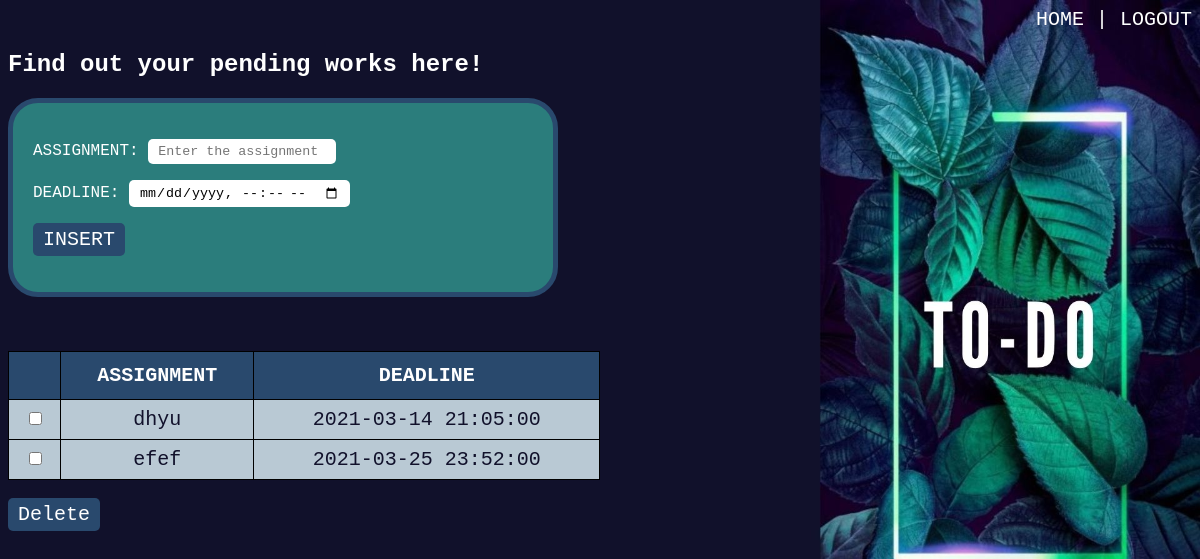
The page /todo.php (signed in) on the database its author committed.
### tables this page shows
CREATE TABLE `todo` (
  `username` varchar(100) NOT NULL,
  `assignment` varchar(200) NOT NULL,
  `dt` datetime NOT NULL
);

### display_to_do.php (the view, shortened to what this page needs)
<!DOCTYPE html>
<html>
<head>
</head>
<form action="checkbox.php" method="POST">
    <table>
    <thead>
    <?php
        include('connection.php');
        $user=$_SESSION['user2'];
        $sql="select assignment,dt from todo where username='$user' order by dt";
        $result=mysqli_query($con,$sql);
        if(mysqli_num_rows($result)>0)
        {
            echo "<tr>";
            echo "<th></th>";
            echo "<th>ASSIGNMENT</th>";
            echo "<th>DEADLINE</th>";
            echo "</tr>";
        }
        else
        {
            echo "Wohoooo no pending works!";
        }
        while($row=mysqli_fetch_array($result)):
    ?>
<tbody>
   <tr>
       <td><input type="checkbox" name="ticked[]" value="<?php echo $row["assignment"];?>"></td>
       <td><?php echo $row["assignment"];?></td>
       <td><?php echo $row["dt"];?></td>
    </tr><?php endwhile;?>
</tbody>
</table>
<input type =  "submit" id = "del" value = "Delete" name="update">
</form>
</html>

### external_css_to.css (style rules this page uses)
body { background-image:url('tobg.jpg'); background-size:cover; color:white; font-family: "Lucida Console", "Courier New", monospace; }
#btn,#del { border-radius: 5px; background-color:#29496D; border: none; color: white; padding: 5px 10px; text-align: center; font-family: "Lucida Console", "Courier New", monospace; font-size: 20px; }
table { border: 1px solid black; border-collapse: collapse; width:60%; border-color:black; font-size: 20px; }
td { text-align: center; color: #11112b; }
tr { background-color: #B9C9D4; }
td,th { border: 1px solid #ddd; padding: 8px; font-family: "Lucida Console", "Courier New", monospace; }
th { padding-top: 12px; padding-bottom: 12px; text-align: center; background-color:#29496D; color: white; font-family: "Lucida Console", "Courier New", monospace; }

### display_to_do.php (style rules this page uses)
table, td, th { border: 1px solid black; }
table { width: 50%; border-collapse: collapse; }

### rows shown on the page
todo: assignment "dhyu", dt "2021-03-14 21:05:00"
todo: assignment "efef", dt "2021-03-25 23:52:00"
